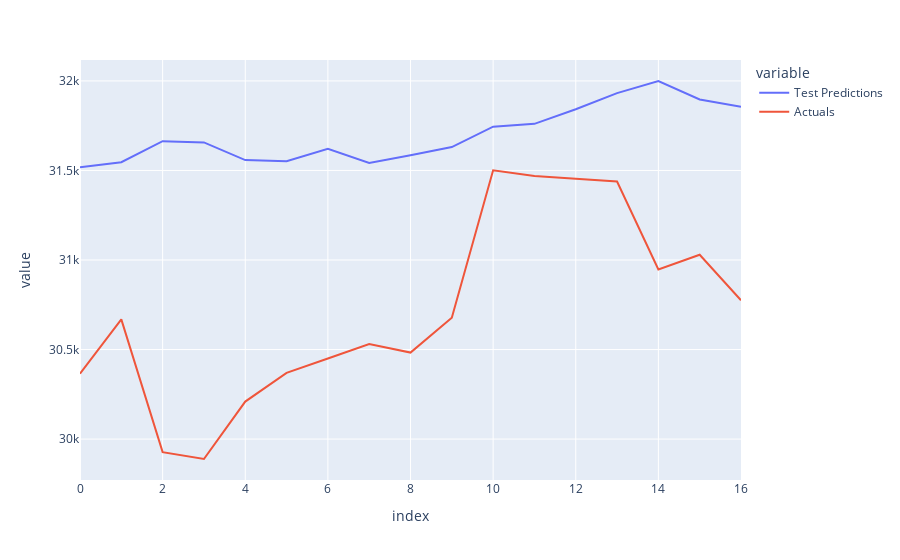

Notebook code cell kept with this figure:
### Code cell
fig = px.line(test_results2)
fig.show()

### Figure 1 — Plotly figure (JSON) as saved in the notebook; plotly's stock layout.template omitted (floating-point values rounded to 4 significant figures)
{"data": [{"hovertemplate": "variable=Test Predictions<br>index=%{x}<br>value=%{y}<extra></extra>", "legendgroup": "Test Predictions", "line": {"color": "#636efa", "dash": "solid"}, "marker": {"symbol": "circle"}, "mode": "lines", "name": "Test Predictions", "orientation": "v", "showlegend": true, "type": "scatter", "x": [0, 1, 2, 3, 4, 5, 6, 7, 8, 9, 10, 11, 12, 13, 14, 15, 16], "xaxis": "x", "y": [31520.0, 31550.0, 31660.0, 31660.0, 31560.0, 31550.0, 31620.0, 31540.0, 31580.0, 31630.0, 31740.0, 31760.0, 31840.0, 31930.0, 32000.0, 31900.0, 31860.0], "yaxis": "y"}, {"hovertemplate": "variable=Actuals<br>index=%{x}<br>value=%{y}<extra></extra>", "legendgroup": "Actuals", "line": {"color": "#EF553B", "dash": "solid"}, "marker": {"symbol": "circle"}, "mode": "lines", "name": "Actuals", "orientation": "v", "showlegend": true, "type": "scatter", "x": [0, 1, 2, 3, 4, 5, 6, 7, 8, 9, 10, 11, 12, 13, 14, 15, 16], "xaxis": "x", "y": [30360.0, 30670.0, 29930.0, 29890.0, 30210.0, 30370.0, 30450.0, 30530.0, 30480.0, 30680.0, 31500.0, 31470.0, 31450.0, 31440.0, 30950.0, 31030.0, 30780.0], "yaxis": "y"}], "layout": {"legend": {"title": {"text": "variable"}, "tracegroupgap": 0}, "margin": {"t": 60}, "xaxis": {"anchor": "y", "domain": [0, 1], "title": {"text": "index"}}, "yaxis": {"anchor": "x", "domain": [0, 1], "title": {"text": "value"}}}}
